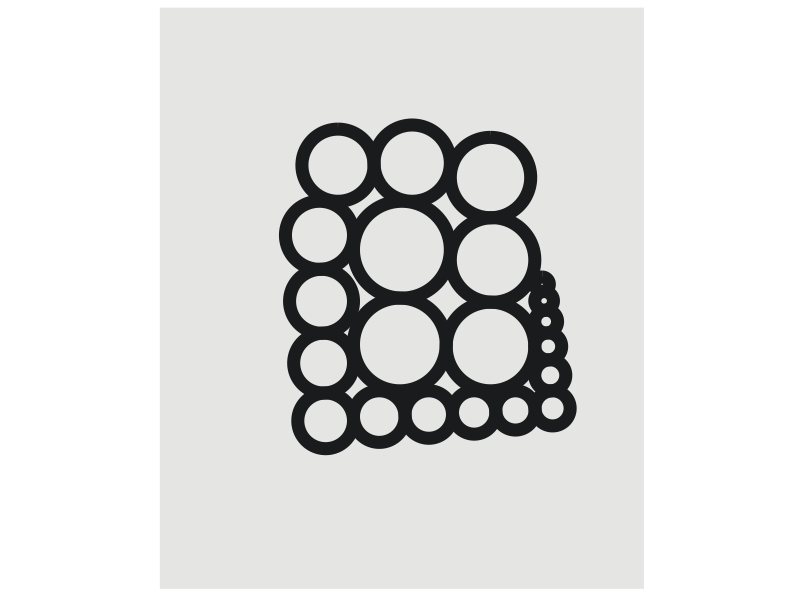
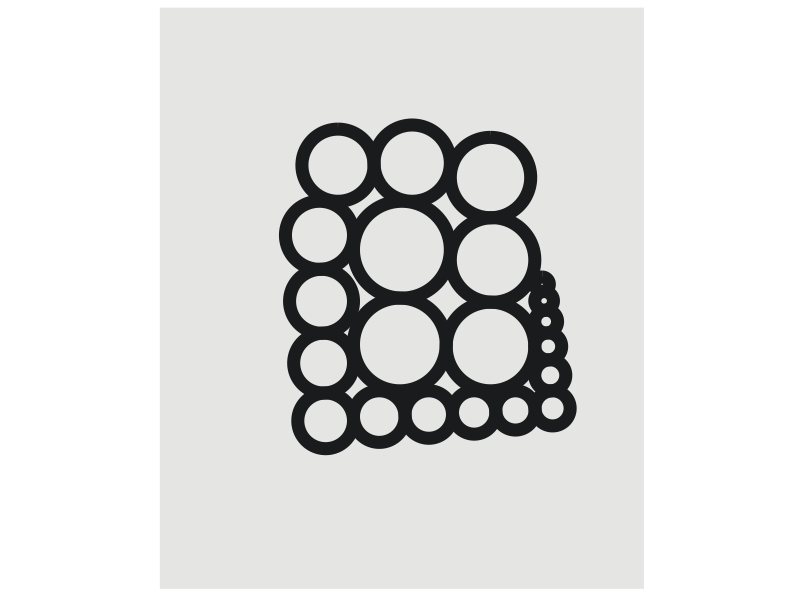

Generate these figures, in order, with R:
## ---- chunk 1
library(tidyverse)

#------ making one circle

circles<-function(xplus, yplus, lengths){
  x<-sin(seq(0, 2*pi, length=800))*lengths/2 +xplus+lengths/2
  y<-cos(seq(0, 2*pi, length=800))*lengths/2 +yplus-lengths/2
  
  p1<-geom_path( 
               aes(x=x, y=y), 
               size=4.4,
               color="#1a1b1d")
  
  
  return(list(p1))
}

#------making dataframe
df<-data.frame(
  lengths<-seq(1, .15, length=21),# 1-.16
  x.seq<-c(0, #1
           0, #2
           lengths[2], #3
           lengths[1], #4
           lengths[1], #5
           lengths[1]-lengths[6], #6
           lengths[1]-lengths[6]-lengths[7], #7
           0-lengths[8], #8
           0-lengths[9], #9
           0-lengths[10], #10
           0-lengths[11], #11
           0, #12
           lengths[12], #13
           sum(lengths[12:13]), #14
           sum(lengths[12:14]), #15
           sum(lengths[12:15]), #16
           rep(sum(lengths[2:3]), 5)), #17-21
  
  y.seq<-c(0, #1
           -lengths[1], #2
           -lengths[1]-lengths[2]+lengths[3], #3
           -lengths[1]-lengths[2]+lengths[3]+lengths[4], #4
           -lengths[1]-lengths[2]+lengths[3]+lengths[4]+lengths[5], #5
           +lengths[6], #6
           +lengths[7], #7
           0, #8
           -lengths[8], #9 
           -sum(lengths[8:9]), #10
           -sum(lengths[8:10]), #11
           -rep(sum(lengths[1:2]), 5), #12-16 
           -sum(lengths[1:2])+lengths[17], #17
           -sum(lengths[1:2])+sum(lengths[17:18]), #18
           -sum(lengths[1:2])+sum(lengths[17:19]), #19
           -sum(lengths[1:2])+sum(lengths[17:20]), #20
           -sum(lengths[1:2])+sum(lengths[17:21])) #21
  )

names(df)<-c("lengths", "x.seq", "y.seq")

#------ making 4x4 pinwheel grid
shapes<-df%>%
  purrr::pmap(., 
            ~circles(xplus=..2, yplus=..3, lengths=..1)
            )


#----- putting it all together

g<-ggplot()+ theme(panel.background = element_rect(fill="#e5e5e3", colour='#e5e5e3'),
                   panel.grid.major = element_blank(),
                   panel.grid.minor = element_blank())


g<-g+shapes

#------ finishing out the image 
g<-g+  coord_fixed()+
  scale_x_continuous(limits = c(-2,3), expand = c(0, 0)) +
  scale_y_continuous(limits = c(-4,2), expand = c(0, 0))+
  theme(axis.title.x=element_blank(),
        axis.text.x=element_blank(),
        axis.ticks.x=element_blank(),
        axis.title.y=element_blank(),
        axis.text.y=element_blank(),
        axis.ticks.y=element_blank())

g

png(filename="circles.png", height=900, width = 900)
g
dev.off()


